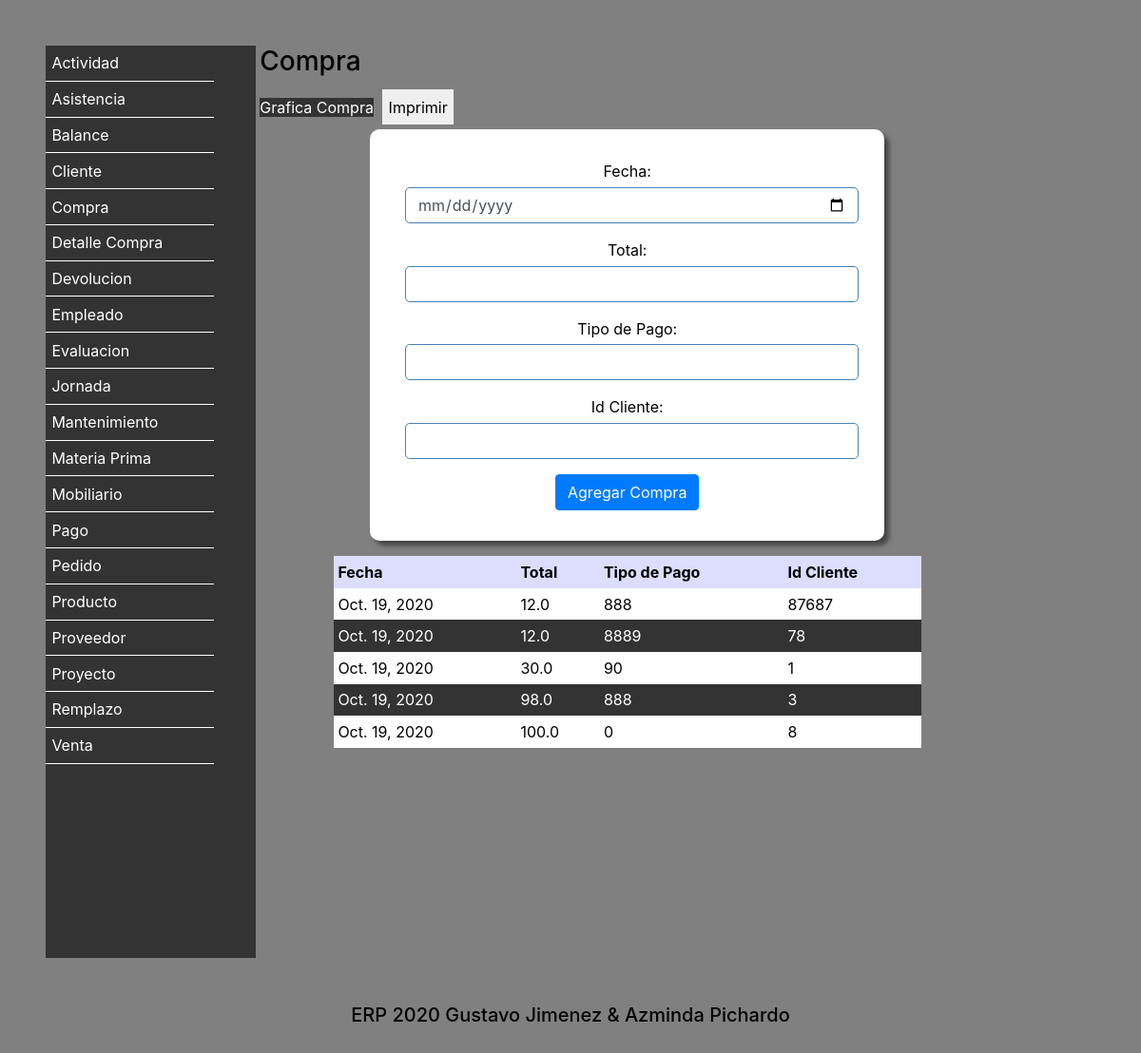
The page /Compra/ on the database as committed earlier.
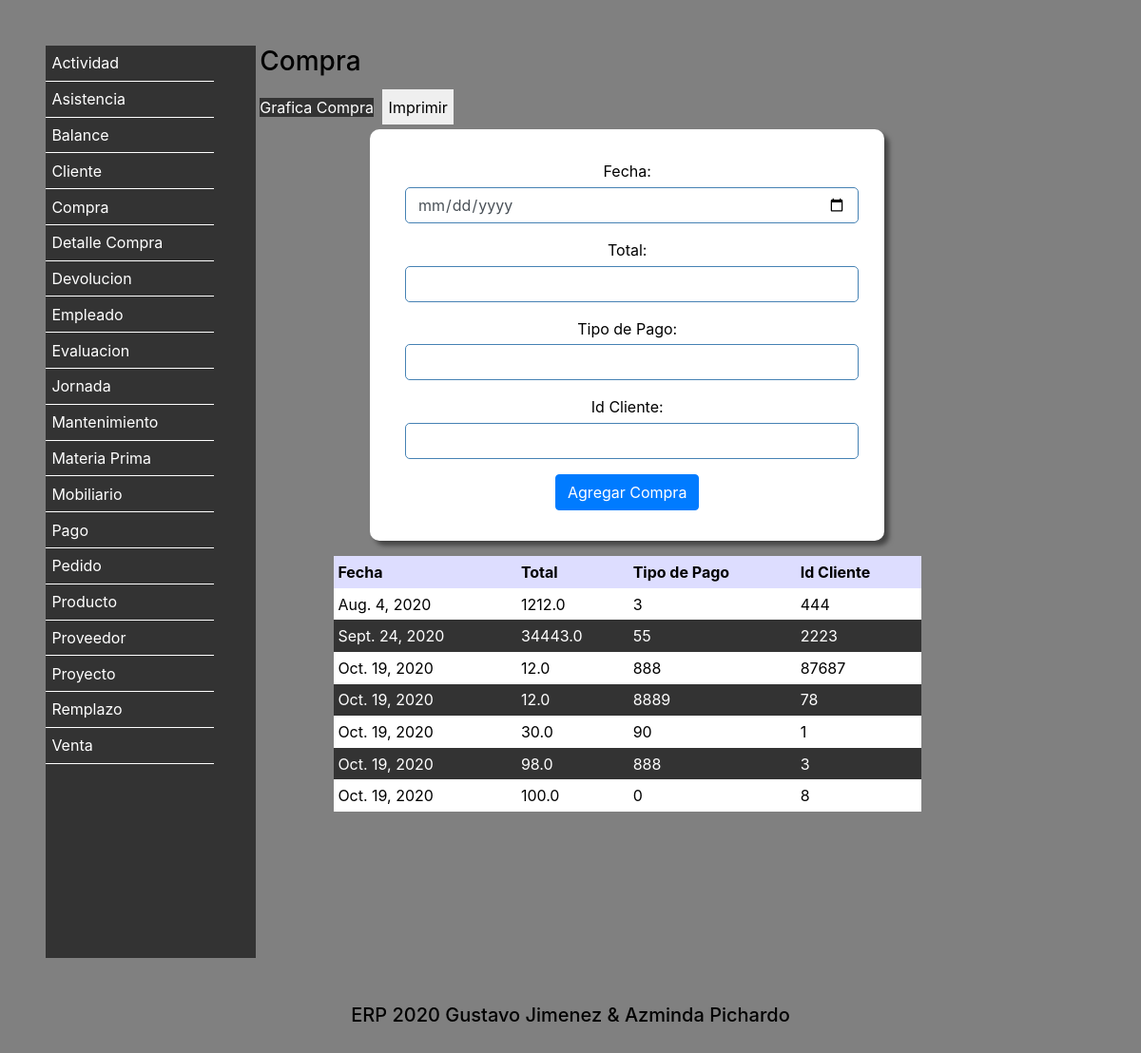
The same page on the database as committed later.
### Vistas/models.py (models this page shows, shortened)
class Compra (models.Model):
    IdCliente = models.IntegerField(default=0)
    Fecha = models.DateField()
    Total = models.FloatField(default=0)
    TipoPago = models.CharField(max_length=20)
    class Meta:
        verbose_name = 'Compra'
        verbose_name_plural = 'Compras'
        ordering = ['Fecha']

### Vistas/views.py (the view)
# urls.py: path('Compra/',views.MenuCompra),
def MenuCompra(request):
    if request.POST:
        objeto = Compra()
        objeto.Total = request.POST["Total"]
        objeto.TipoPago = request.POST["TipoPago"]
        objeto.IdCliente = request.POST["IdCliente"]
        objeto.Fecha = request.POST["Fecha"]
        objeto.save()
        compras = Compra.objects.all()
        return render(request,"Compra.html",{"agregado":"si","compras":compras})
    else:
        compras = Compra.objects.all()
        return render(request,"Compra.html",{"compras":compras})

### Vistas/Templates/Compra.html (shortened to what this page needs)
<!DOCTYPE html>
<html lang="es">
  <head>
    {% include "Encabezado.html" %}
  </head>
  <body>
      {% include "menu.html" %}
<section>
    <h3>Compra</h3>
    <a href="/GraficaCompra/">Grafica Compra</a>
    <input type="button" id="Imprimir" value="Imprimir">
    <form action="" method="post">
    <div class="form-group">
    Fecha: <input type="date" name="Fecha" class="form-control">
    </div>
    <div class="form-group">
    Total: <input type="number" name="Total" class="form-control">
    </div>
    <div class="form-group">
    Tipo de Pago: <input type="text" name="TipoPago" class="form-control">
    </div>
    <div class="form-group">
    Id Cliente: <input type="text" name="IdCliente" class="form-control">
    </div>
    <button type="submit" class="btn btn-primary">Agregar Compra</button>
    </form>
      <table>
          <tr>
            <th>Fecha</th>
            <th>Total</th>
            <th>Tipo de Pago</th>
            <th>Id Cliente</th>
          </tr>
        {% for fila in compras %}
          <tr>
            <td>{{ fila.Fecha}}</td>
            <td>{{ fila.Total}}</td>
            <td>{{ fila.TipoPago}}</td>
            <td>{{ fila.IdCliente}}</td>
          </tr>
        {% endfor %}
      </table>
  </section>
  {% include "Pie.html" %}
  </body>
</html>

Rows that differ between the two databases and show on the page:
added Compra: Fecha "Aug. 4, 2020", Total "1212.0", TipoPago "3", IdCliente "444"
added Compra: Fecha "Sept. 24, 2020", Total "34443.0", TipoPago "55", IdCliente "2223"
